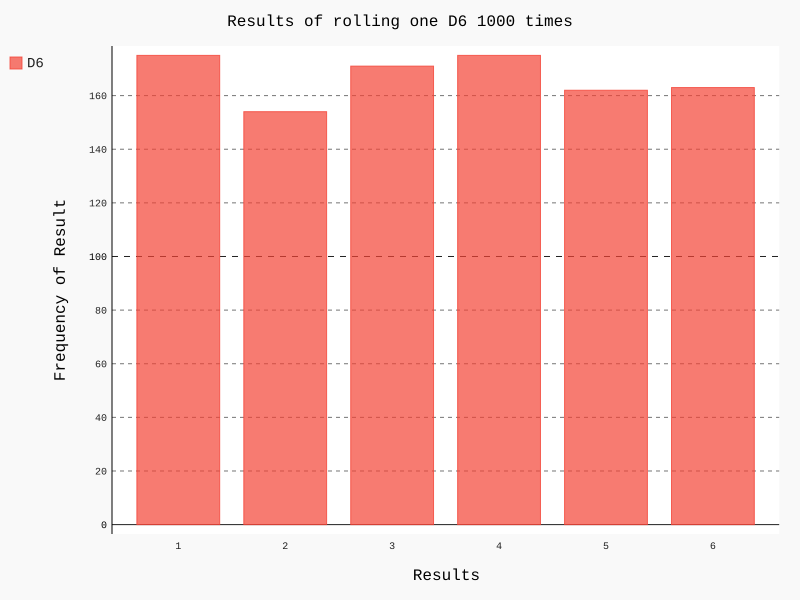

This chart was generated by the following Python code:
# -*- coding:utf-8 -*-
# 3.2 掷骰子
from die import Die

# 创建一个D6实例
die = Die()
# 将掷骰子的结果存储在一个列表中
results = []

# 用for循环 掷骰子100次
for roll_number in range(1000):
    # 掷骰子 方法
    result = die.roll()
    # append()方法添加
    results.append(result)
    
print(results)

# 3.3 分析结果

# 创建空列表 用于存储每种点数出现的次数
frequencies = []

# 遍历可能出现的点数,计算每种点数在results中出现的次数,并附加到空列表frequencies中
for value in range(1, die.num_sides+1):
    frequency = results.count(value)
    frequencies.append(frequency)
    
print(frequencies)

# 3.4 使用pygal可视化包绘制直方图bar
import pygal

# 对结果进行可视化pygal
hist = pygal.Bar()

hist.title = "Results of rolling one D6 1000 times"
hist.x_labels = [1, 2, 3, 4, 5, 6]
hist.x_title = "Results"
hist.y_title = "Frequency of Result"

hist.add('D6', frequencies)
hist.render_to_file('die_visual.svg')


# 3.5 同时掷两个骰子
print("\n")
from die import Die
import pygal

die_1 = Die()
die_2 = Die()

# 创建空列表记录掷骰子的结果
results= []
for roll_number in range(1000):
    """两个骰子都掷1000次"""
    result = die_1.roll() + die_2.roll()
    results.append(result)
    
print(results)

# 创建空列表存储计算掷骰子的值的次数
frequencies = [] 
for value in range(2, die_1.num_sides+die_2.num_sides+1):
    frequency = results.count(value)
    frequencies.append(frequency)
    
print(frequencies)

# 使用可视化包pygal绘制直方图
hist = pygal.Bar()

hist.title = "Results of rolling two D6 dice 1000 times"
hist.x_labels = [2, 3, 4, 5, 6, 7, 8, 9, 10, 11, 12]
hist.x_title = "Results"
hist.y_title = "Frequency of Results"

hist.add('D6+D6' ,frequencies)
hist.render_to_file('dice_visual.svg')


# 3.6 同时掷两只不同面数的骰子
print("\n")
from die import Die
import pygal

die_1 = Die()
die_2 = Die(10)

results = []
for roll_number in range(1000):
    result = die_1.roll() + die_2.roll()
    results.append(result)

print(results)

frequencies = []

for value in range(2, die_1.num_sides+die_2.num_sides+1):
    frequency = results.count(value)
    frequencies.append(frequency)
    
print(frequencies)

hist = pygal.Bar()

hist.title = "Roll Results of D6 + D10 dice in 1000 times"
hist.x_labels = list(range(2, die_1.num_sides+die_2.num_sides+1))
hist.x_title = "Results"
hist.y_title = "Frequency of Results"

hist.add('D6+D10', frequencies)
hist.render_to_file('dice_different_visual.svg')
